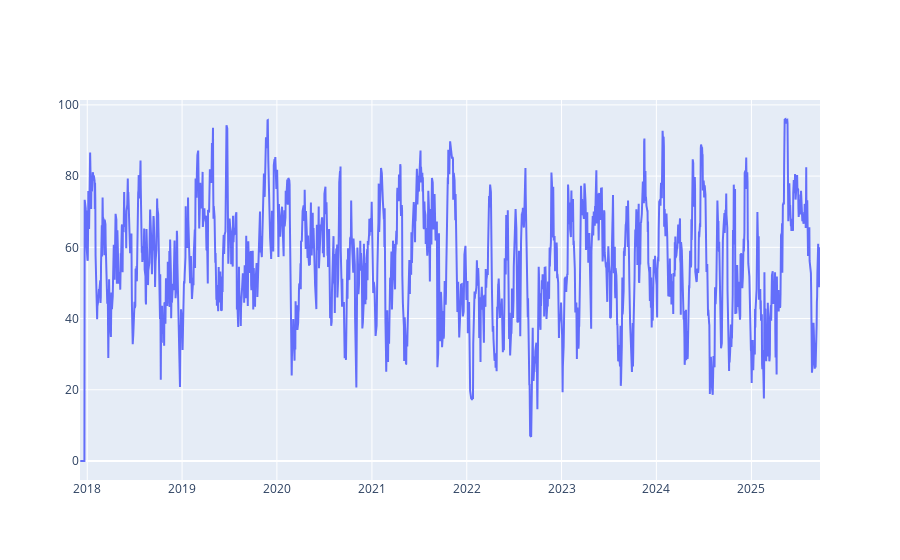

Notebook code cell kept with this figure:
### Code cell
import plotly as py
import plotly.io as pio
import plotly.graph_objects as go
from plotly.subplots import make_subplots
from plotly.offline import download_plotlyjs, init_notebook_mode, plot, iplot

def relative_strength_idx(df, n=14):
    close = df['Close']
    delta = close.diff()
    delta = delta[1:]
    pricesUp = delta.copy()
    pricesDown = delta.copy()
    pricesUp[pricesUp < 0] = 0
    pricesDown[pricesDown > 0] = 0
    rollUp = pricesUp.rolling(n).mean()
    rollDown = pricesDown.abs().rolling(n).mean()
    rs = rollUp / rollDown
    rsi = 100.0 - (100.0 / (1.0 + rs))
    return rsi

df['RSI'] = relative_strength_idx(df).fillna(0)

fig = go.Figure(go.Scatter(x=df.Date, y=df.RSI, name='RSI'))
fig.show()

### Figure 1 — Plotly figure (JSON) as saved in the notebook; plotly's stock layout.template omitted (floating-point values rounded to 4 significant figures; data arrays with more than 128 entries replaced by an {"elided": "..."} marker saying what was removed)
{"data": [{"name": "RSI", "type": "scatter", "x": {"elided": "1960 str values"}, "y": {"elided": "1960 float values"}}], "layout": {}}
